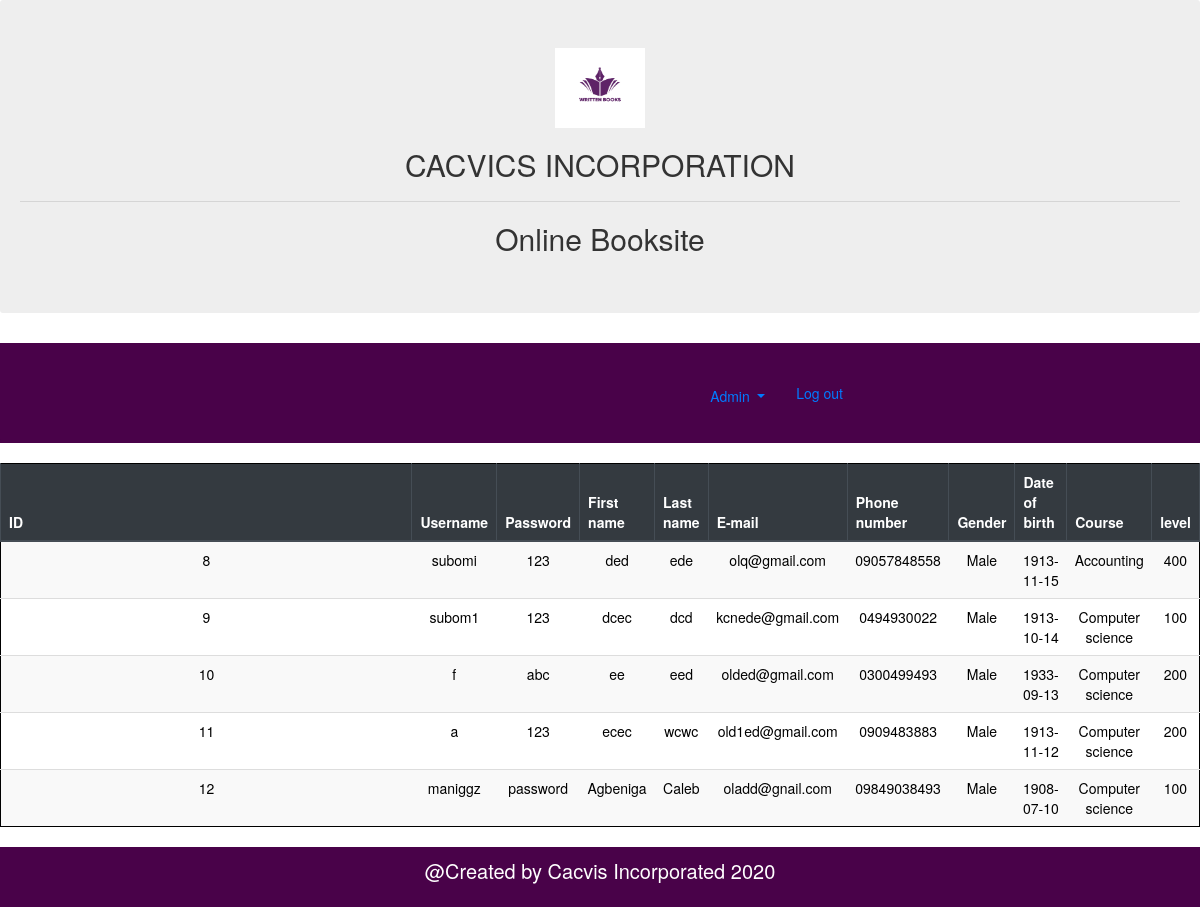
The page /data_in_admin.php on the database its author committed.
### tables this page shows
CREATE TABLE `info` (
  `ID` int(11) NOT NULL,
  `firstname` varchar(255) NOT NULL,
  `lastname` varchar(255) NOT NULL,
  `username` varchar(255) NOT NULL,
  `date` varchar(255) NOT NULL,
  `e` varchar(255) NOT NULL,
  `gender` varchar(255) NOT NULL,
  `phone` varchar(255) NOT NULL,
  `password` varchar(255) NOT NULL,
  `comfirm` varchar(255) NOT NULL,
  `level` varchar(255) NOT NULL,
  `course` varchar(255) NOT NULL
);

### data_in_admin.php (the view, shortened to what this page needs)
<?php
require_once "./template/headeradmin.php";
?>
<table class="table table table-white table-striped ">
    <thead class="thead-dark">
        <tr>
            <th> ID </th>
            <th> Username </th>
            <th> Password</th>
            <th>First name</th>
            <th>Last name </th>
            <th>E-mail</th>
            <th>Phone number</th>
            <th>Gender</th>
            <th>Date of birth</th>
            <th>Course</th>
            <th>level</th>
        </tr>
    </thead>
    <?php
    $host = "localhost";
    $dbusername = "root";
    $dbpassword = "";
    $dbname = "group";
    $conn = new mysqli($host, $dbusername, $dbpassword, $dbname);
    $sql = "SELECT * FROM info";
    $records = mysqli_query($conn, $sql);
    while ($row = mysqli_fetch_array($records)) {
        echo "<tr>";
        echo "<td>" . $row['ID'] . "</td>";
        echo "<td>" . $row['username'] . "</td>";
        echo "<td>" . $row['password'] . "</td>";
        echo "<td>" . $row['firstname'] . "</td>";
        echo "<td>" . $row['lastname'] . "</td>";
        echo "<td>" . $row['e'] . "</td>";
        echo "<td>" . $row['phone'] . "</td>";
        echo "<td>" . $row['gender'] . "</td>";
        echo "<td>" . $row['date'] . "</td>";
        echo "<td>" . $row['course'] . "</td>";
        echo "<td>" . $row['level'] . "</td>";
        echo "</tr>";
    }
    ?>
</table>
<?php
require_once "./template/footer.php";
?>

### template/headeradmin.php (shortened to what this page needs)
<!DOCTYPE html>
<html>
<head>
  <link rel="stylesheet" href="C:/subomi/mysite/bootstrap-4.4.1-dist/css/bootstrap.min.css">
  <link rel="stylesheet" type="text/css" href="firstpage_des.css">
  <link rel="stylesheet" href="https://maxcdn.bootstrapcdn.com/bootstrap/4.3.1/css/bootstrap.min.css">
  <link rel="stylesheet" href="https://maxcdn.bootstrapcdn.com/bootstrap/3.4.4/css/bootstrap.min.css">
</head>
<body>
  <div class="jumbotron text-center ">
    <a href="adminhome.php">
      <img src="logo.png" width="90px" height="80px">
    </a>
    <h2>
      CACVICS INCORPORATION
    </h2>
    <hr>
    <h2>
      Online Booksite
    </h2>
  </div>
  <div class="free">
    <nav class="navbar navbar-expand-sm">
      <div class="container-fluid">
        <div class="row">
          <ul class="navbar-nav navbar-right">
            <div class="btnn-css">
              <div class="dropdown">
                <button type="button" class="btn btn-outline-primary dropdown-toggle" data-toggle="dropdown">
                  Admin
                </button>
              </div>
            </div>
            <li class="nav-item">
              <form class="nav-link" action="signin.php">
                <input type="submit" value="Log out" class="btn btn-outline-primary">
              </form>
            </li>
          </ul>
        </div>
      </div>
    </nav>
  </div>

### template/footer.php
    <footer > @Created by Cacvis Incorporated<?php echo date(" Y"); ?></footer>
</body>
</html>

### firstpage_des.css (style rules this page uses)
footer { left:0; bottom:0; padding-top: 10px; height: 60px; width:100%; text-align:center; color:white; font-size:20px; text-align: center; background-color: #490249; }
body { background-color:white; }
.free { background-color: #490249; }
.jumbotron { background-color:white; color:#490249; }
hr { background-color:#490249; }
table,th,tr { color: black; border:collapse; width:100%; text-align:center; table-layout: center; margin-right: center; border: 1px solid black; }
.btnn-css { padding-top: 8px; }
nav { height: 100px; width: 100%; background-color: #490249; color:#490249 ; }

### rows shown on the page
info: ID "8", username "subomi", password "123", firstname "ded", lastname "ede", e "olq@gmail.com", phone "09057848558", gender "Male", date "1913-11-15", course "Accounting", level "400"
info: ID "9", username "subom1", password "123", firstname "dcec", lastname "dcd", e "kcnede@gmail.com", phone "0494930022", gender "Male", date "1913-10-14", course "Computer science", level "100"
info: ID "10", username "f", password "abc", firstname "ee", lastname "eed", e "olded@gmail.com", phone "0300499493", gender "Male", date "1933-09-13", course "Computer science", level "200"
info: ID "11", username "a", password "123", firstname "ecec", lastname "wcwc", e "old1ed@gmail.com", phone "0909483883", gender "Male", date "1913-11-12", course "Computer science", level "200"
info: ID "12", username "maniggz", password "password", firstname "Agbeniga", lastname "Caleb", e "oladd@gnail.com", phone "09849038493", gender "Male", date "1908-07-10", course "Computer science", level "100"
